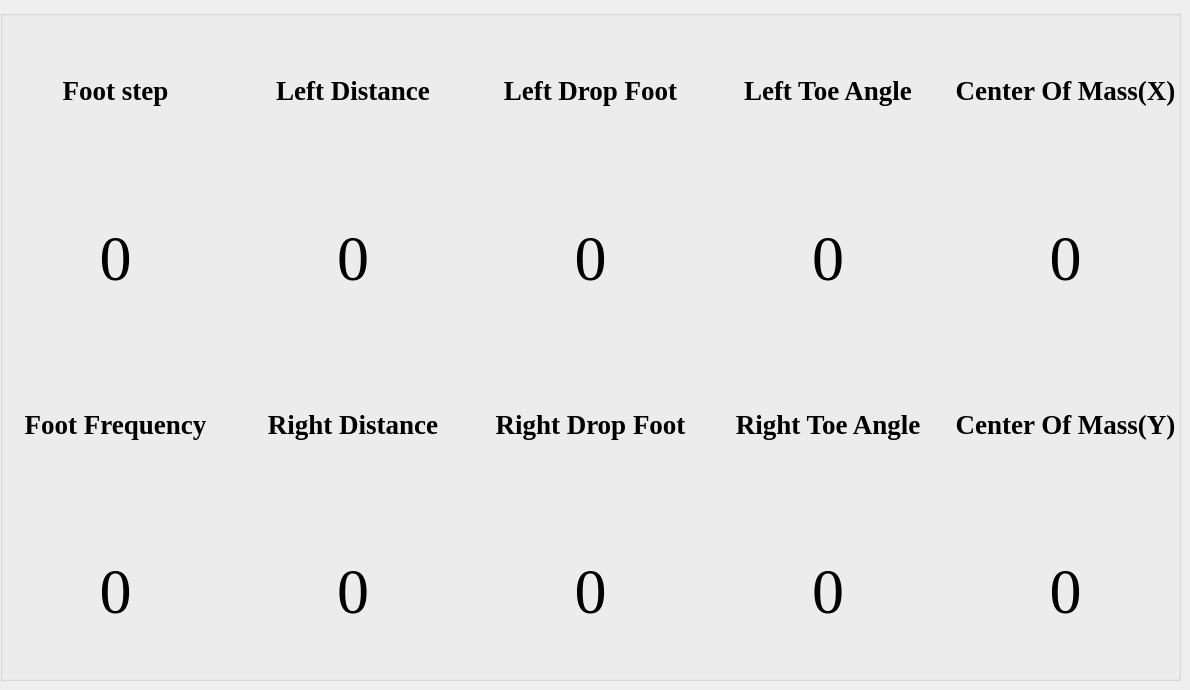
            <widget class="QWidget" name="page_11">
             <widget class="QGroupBox" name="groupBox_4">
              <property name="geometry">
               <rect>
                <x>0</x>
                <y>10</y>
                <width>1181</width>
                <height>671</height>
               </rect>
              </property>
              <property name="title">
               <string/>
              </property>
              <widget class="QWidget" name="gridLayoutWidget">
               <property name="geometry">
                <rect>
                 <x>0</x>
                 <y>0</y>
                 <width>1181</width>
                 <height>661</height>
                </rect>
               </property>
               <layout class="QGridLayout" name="gridLayout_2">
                <property name="sizeConstraint">
                 <enum>QLayout::SetNoConstraint</enum>
                </property>
                <item row="2" column="3">
                 <widget class="QLabel" name="label_79">
                  <property name="font">
                   <font>
                    <family>Times New Roman</family>
                    <pointsize>48</pointsize>
                   </font>
                  </property>
                  <property name="text">
                   <string>0</string>
                  </property>
                  <property name="alignment">
                   <set>Qt::AlignCenter</set>
                  </property>
                 </widget>
                </item>
                <item row="4" column="4">
                 <widget class="QLabel" name="label_85">
                  <property name="font">
                   <font>
                    <family>Times New Roman</family>
                    <pointsize>48</pointsize>
                   </font>
                  </property>
                  <property name="text">
                   <string>0</string>
                  </property>
                  <property name="alignment">
                   <set>Qt::AlignCenter</set>
                  </property>
                 </widget>
                </item>
                <item row="0" column="3">
                 <widget class="QLabel" name="label_69">
                  <property name="font">
                   <font>
                    <family>Times New Roman</family>
                    <pointsize>20</pointsize>
                    <weight>75</weight>
                    <bold>true</bold>
                   </font>
                  </property>
                  <property name="text">
                   <string>Left Toe Angle</string>
                  </property>
                  <property name="alignment">
                   <set>Qt::AlignCenter</set>
                  </property>
                 </widget>
                </item>
                <item row="2" column="2">
                 <widget class="QLabel" name="label_78">
                  <property name="font">
                   <font>
                    <family>Times New Roman</family>
                    <pointsize>48</pointsize>
                   </font>
                  </property>
                  <property name="text">
                   <string>0</string>
                  </property>
                  <property name="alignment">
                   <set>Qt::AlignCenter</set>
                  </property>
                 </widget>
                </item>
                <item row="0" column="4">
                 <widget class="QLabel" name="label_70">
                  <property name="font">
                   <font>
                    <family>Times New Roman</family>
                    <pointsize>20</pointsize>
                    <weight>75</weight>
                    <bold>true</bold>
                   </font>
                  </property>
                  <property name="text">
                   <string>Center Of Mass(X)</string>
                  </property>
                  <property name="alignment">
                   <set>Qt::AlignCenter</set>
                  </property>
                 </widget>
                </item>
                <item row="3" column="4">
                 <widget class="QLabel" name="label_75">
                  <property name="font">
                   <font>
                    <family>Times New Roman</family>
                    <pointsize>20</pointsize>
                    <weight>75</weight>
                    <bold>true</bold>
                   </font>
                  </property>
                  <property name="text">
                   <string>Center Of Mass(Y)</string>
                  </property>
                  <property name="alignment">
                   <set>Qt::AlignCenter</set>
                  </property>
                 </widget>
                </item>
                <item row="3" column="3">
                 <widget class="QLabel" name="label_74">
                  <property name="font">
                   <font>
                    <family>Times New Roman</family>
                    <pointsize>20</pointsize>
                    <weight>75</weight>
                    <bold>true</bold>
                   </font>
                  </property>
                  <property name="text">
                   <string>Right Toe Angle</string>
                  </property>
                  <property name="alignment">
                   <set>Qt::AlignCenter</set>
                  </property>
                 </widget>
                </item>
                <item row="4" column="0">
                 <widget class="QLabel" name="label_81">
                  <property name="font">
                   <font>
                    <family>Times New Roman</family>
                    <pointsize>48</pointsize>
                   </font>
                  </property>
                  <property name="text">
                   <string>0</string>
                  </property>
                  <property name="alignment">
                   <set>Qt::AlignCenter</set>
                  </property>
                 </widget>
                </item>
                <item row="3" column="1">
                 <widget class="QLabel" name="label_72">
                  <property name="font">
                   <font>
                    <family>Times New Roman</family>
                    <pointsize>20</pointsize>
                    <weight>75</weight>
                    <bold>true</bold>
                   </font>
                  </property>
                  <property name="text">
                   <string>Right Distance</string>
                  </property>
                  <property name="alignment">
                   <set>Qt::AlignCenter</set>
                  </property>
                 </widget>
                </item>
                <item row="0" column="1">
                 <widget class="QLabel" name="label_67">
                  <property name="font">
                   <font>
                    <family>Times New Roman</family>
                    <pointsize>20</pointsize>
                    <weight>75</weight>
                    <bold>true</bold>
                   </font>
                  </property>
                  <property name="text">
                   <string>Left Distance</string>
                  </property>
                  <property name="alignment">
                   <set>Qt::AlignCenter</set>
                  </property>
                 </widget>
                </item>
                <item row="0" column="2">
                 <widget class="QLabel" name="label_68">
                  <property name="font">
                   <font>
                    <family>Times New Roman</family>
                    <pointsize>20</pointsize>
                    <weight>75</weight>
                    <bold>true</bold>
                   </font>
                  </property>
                  <property name="text">
                   <string>Left Drop Foot</string>
                  </property>
                  <property name="alignment">
                   <set>Qt::AlignCenter</set>
                  </property>
                 </widget>
                </item>
                <item row="2" column="0">
                 <widget class="QLabel" name="label_76">
                  <property name="font">
                   <font>
                    <family>Times New Roman</family>
                    <pointsize>48</pointsize>
                   </font>
                  </property>
                  <property name="text">
                   <string>0</string>
                  </property>
                  <property name="alignment">
                   <set>Qt::AlignCenter</set>
                  </property>
                 </widget>
                </item>
                <item row="2" column="4">
                 <widget class="QLabel" name="label_80">
                  <property name="font">
                   <font>
                    <family>Times New Roman</family>
                    <pointsize>48</pointsize>
                   </font>
                  </property>
                  <property name="text">
                   <string>0</string>
                  </property>
                  <property name="alignment">
                   <set>Qt::AlignCenter</set>
                  </property>
                 </widget>
                </item>
                <item row="0" column="0">
                 <widget class="QLabel" name="label_66">
                  <property name="font">
                   <font>
                    <family>Times New Roman</family>
                    <pointsize>20</pointsize>
                    <weight>75</weight>
                    <bold>true</bold>
                   </font>
                  </property>
                  <property name="text">
                   <string>Foot step</string>
                  </property>
                  <property name="alignment">
                   <set>Qt::AlignCenter</set>
                  </property>
                 </widget>
                </item>
                <item row="3" column="2">
                 <widget class="QLabel" name="label_73">
                  <property name="font">
                   <font>
                    <family>Times New Roman</family>
                    <pointsize>20</pointsize>
                    <weight>75</weight>
                    <bold>true</bold>
                   </font>
                  </property>
                  <property name="text">
                   <string>Right Drop Foot</string>
                  </property>
                  <property name="alignment">
                   <set>Qt::AlignCenter</set>
                  </property>
                 </widget>
                </item>
                <item row="2" column="1">
                 <widget class="QLabel" name="label_77">
                  <property name="font">
                   <font>
                    <family>Times New Roman</family>
                    <pointsize>48</pointsize>
                   </font>
                  </property>
                  <property name="text">
                   <string>0</string>
                  </property>
                  <property name="alignment">
                   <set>Qt::AlignCenter</set>
                  </property>
                 </widget>
                </item>
                <item row="4" column="3">
                 <widget class="QLabel" name="label_84">
                  <property name="font">
                   <font>
                    <family>Times New Roman</family>
                    <pointsize>48</pointsize>
                   </font>
                  </property>
                  <property name="text">
                   <string>0</string>
                  </property>
                  <property name="alignment">
                   <set>Qt::AlignCenter</set>
                  </property>
                 </widget>
                </item>
                <item row="4" column="2">
                 <widget class="QLabel" name="label_83">
                  <property name="font">
                   <font>
                    <family>Times New Roman</family>
                    <pointsize>48</pointsize>
                   </font>
                  </property>
                  <property name="text">
                   <string>0</string>
                  </property>
                  <property name="alignment">
                   <set>Qt::AlignCenter</set>
                  </property>
                 </widget>
                </item>
                <item row="4" column="1">
                 <widget class="QLabel" name="label_82">
                  <property name="font">
                   <font>
                    <family>Times New Roman</family>
                    <pointsize>48</pointsize>
                   </font>
                  </property>
                  <property name="text">
                   <string>0</string>
                  </property>
                  <property name="alignment">
                   <set>Qt::AlignCenter</set>
                  </property>
                 </widget>
                </item>
                <item row="3" column="0">
                 <widget class="QLabel" name="label_71">
                  <property name="font">
                   <font>
                    <family>Times New Roman</family>
                    <pointsize>20</pointsize>
                    <weight>75</weight>
                    <bold>true</bold>
                   </font>
                  </property>
                  <property name="text">
                   <string>Foot Frequency</string>
                  </property>
                  <property name="alignment">
                   <set>Qt::AlignCenter</set>
                  </property>
                 </widget>
                </item>
               </layout>
              </widget>
             </widget>
            </widget>
